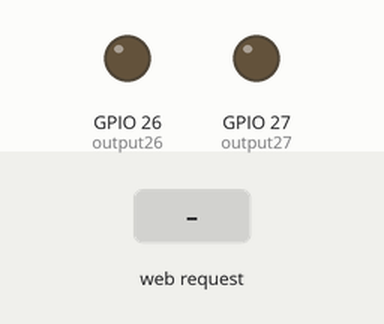
Recording of a sketch running on a simulated ESP32. Shown: output pins drawn as LEDs (lit = HIGH). The test bench sets the inputs (shaded band). WiFi joins after 1.5 s; servers stay silent unless stated; what the sketch prints to the serial monitor is not drawn.

Above: at 2.7 s.
2.8 s: HTTP request GET /26/on received
At 3.8 s:
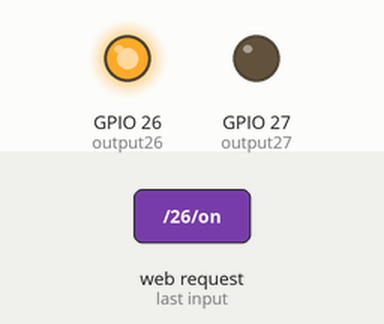
4.3 s: HTTP request GET /27/on received
At 5.0 s:
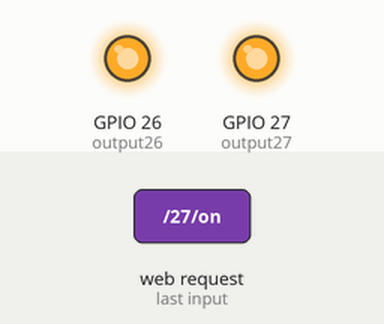
5.8 s: HTTP request GET /26/off received
At 6.2 s:
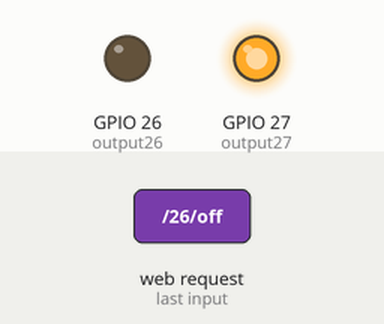
8.8 s: HTTP request GET /27/off received
At 9.7 s:
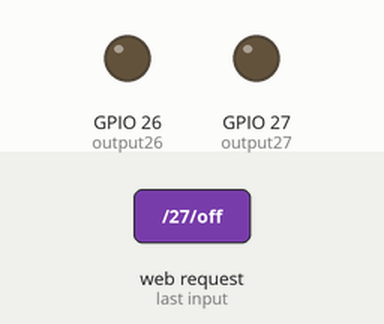
Timing chart, 0 to 11.8 s (numbered marks = the images above; inputs shaded):
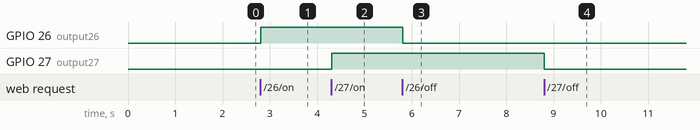

The sketch:

webconnection.ino
```cpp
#include <SoftwareSerial.h>
#include <WiFi.h>

//talking port
SoftwareSerial mySerial(0, 0);

// Replace with your network credentials
const char* ssid = "( ͡° ͜ʖ ͡°)";
const char* password = "papaaustin";

// Set web server port number to 80
WiFiServer server(80);

// Variable to store the HTTP request
String header;

// Auxiliar variables to store the current output state
String output26State = "off";
String output27State = "off";

// Assign output variables to GPIO pins
const int output26 = 26;
const int output27 = 27;

// Current time
unsigned long currentTime = millis();
// Previous time
unsigned long previousTime = 0;
// Define timeout time in milliseconds (example: 2000ms = 2s)
const long timeoutTime = 2000;
unsigned long StartTime;

void setup() {
  Serial.begin(9600);
  // Initialize the output variables as outputs
  pinMode(output26, OUTPUT);
  pinMode(output27, OUTPUT);
  // Set outputs to LOW
  digitalWrite(output26, LOW);
  digitalWrite(output27, LOW);

  //arduino communication
  mySerial.begin(38400);

  // Connect to Wi-Fi network with SSID and password
  Serial.print("Connecting to ");
  Serial.println(ssid);
  WiFi.begin(ssid, password);
  while (WiFi.status() != WL_CONNECTED) {
    delay(500);
    Serial.print(".");
  }
  // Print local IP address and start web server
  Serial.println("");
  Serial.println("WiFi connected.");
  Serial.println("IP address: ");
  Serial.println(WiFi.localIP());
  server.begin();
  StartTime = millis();
}

void loop() {
  if (mySerial.available())
    Serial.write(mySerial.read());
  WiFiClient client = server.available();   // Listen for incoming clients


  if (client) {                             // If a new client connects,
    currentTime = millis();
    previousTime = currentTime;
    Serial.println("New Client.");          // print a message out in the serial port
    String currentLine = "";                // make a String to hold incoming data from the client
    while (client.connected() && currentTime - previousTime <= timeoutTime) {  // loop while the client's connected
      currentTime = millis();
      if (client.available()) {             // if there's bytes to read from the client,
        char c = client.read();             // read a byte, then
        Serial.write(c);                    // print it out the serial monitor
        header += c;
        if (c == '\n') {                    // if the byte is a newline character
          // if the current line is blank, you got two newline characters in a row.
          // that's the end of the client HTTP request, so send a response:
          if (currentLine.length() == 0) {
            // HTTP headers always start with a response code (e.g. HTTP/1.1 200 OK)
            // and a content-type so the client knows what's coming, then a blank line:
            client.println("HTTP/1.1 200 OK");
            client.println("Content-type:text/html");
            client.println("Connection: close");
            client.println();


            unsigned long CurrentTime = millis();
            unsigned long ElapsedTime = CurrentTime - StartTime;
            unsigned long masklife = (ElapsedTime / 9000);

            // turns the GPIOs on and off
            if (header.indexOf("GET /26/on") >= 0) {

              Serial.println("GPIO 26 on");
              //output26State = "on";
              digitalWrite(output26, HIGH);
              masklife = 0;
              StartTime = millis();
            }
            else if (header.indexOf("GET /26/off") >= 0) {
              Serial.println("GPIO 26 off");
              output26State = "off";
              digitalWrite(output26, LOW);
            } else if (header.indexOf("GET /27/on") >= 0) {
              Serial.println("GPIO 27 on");
              output27State = "on";
              digitalWrite(output27, HIGH);
            } else if (header.indexOf("GET /27/off") >= 0) {
              Serial.println("GPIO 27 off");
              output27State = "off";
              digitalWrite(output27, LOW);
            }


            // Display the HTML web page
            client.println("<!DOCTYPE html><html>");
            client.println("<head><meta name=\"viewport\" content=\"width=device-width, initial-scale=1\">");
            client.println("<link rel=\"icon\" href=\"data:,\">");
            // CSS to style the on/off buttons
            // Feel free to change the background-color and font-size attributes to fit your preferences
            client.println("<style>html { font-family: Helvetica; display: inline-block; margin: 0px auto; text-align: center;}");
            client.println(".button { background-color: #4CAF50; border: none; color: white; padding: 16px 40px;");
            client.println("text-decoration: none; font-size: 30px; margin: 2px; cursor: pointer;}");
            client.print(".button2 {background-color: #555555; }p {font-size: 20px;}");
            client.print("");
            client.print("#progressbar {background-color: #f3f3f3;border-radius: 13px;padding: 3px;display: block;margin-left:");
            client.print("auto;margin-right: auto;width: 40%;}#progressbar>div {background-color: #555555;width: ");
            if (masklife <= 100) {
              client.print(masklife);
            }
            else {
              client.print(100);
            }
            client.print("%;height: 20px;border-radius: 10px;}</style></head>");

            // Web Page Heading
            client.println("<body><h1 style=\"margin: 50px\">Scout's Awesome Mask</h1><p>");


            // Display current state, and ON/OFF buttons for GPIO 26
            client.println("<p>New Mask</p>");
            // If the output26State is off, it displays the ON button
            client.println("<p><a href=\"/26/on\"><button class=\"button\">RESET</button></a></p>");


            // Display current state, and ON/OFF buttons for GPIO 27
            client.println("<p>Mask - State " + output27State + "</p>");
            // If the output27State is off, it displays the ON button
            if (output27State == "off") {
              client.println("<p><a href=\"/27/on\"><button class=\"button\">ON</button></a></p>");
            } else {
              client.println("<p><a href=\"/27/off\"><button class=\"button button2\">OFF</button></a></p>");
            }
            if (masklife >= 100) {
              client.print("<p style=\"background-color: rgba(197,57,41,0.87); color: white; display: inline-block; padding: 15px\">Max mask life reached at ");
              client.print(masklife);
              client.print("%!</p>");
            }
            if (masklife <= 100) {
              client.println("<p>Current Mask Life</p><div id=\"progressbar\"><div></div>");
            }

            client.println("</body></html>");

            // The HTTP response ends with another blank line
            client.println();
            // Break out of the while loop
            break;
          } else { // if you got a newline, then clear currentLine
            currentLine = "";
          }
        } else if (c != '\r') {  // if you got anything else but a carriage return character,
          currentLine += c;      // add it to the end of the currentLine
        }
      }
    }
    // Clear the header variable
    header = "";
    // Close the connection
    client.stop();
    Serial.println("Client disconnected.");
    Serial.println("");
  }
}
```

Measured:
- after the input at 2.8 s, GPIO 26 (output26): LOW → HIGH at once
- after the input at 4.3 s, GPIO 27 (output27): LOW → HIGH at once
- after the input at 5.8 s, GPIO 26 (output26): HIGH → LOW at once
- after the input at 8.8 s, GPIO 27 (output27): HIGH → LOW at once
